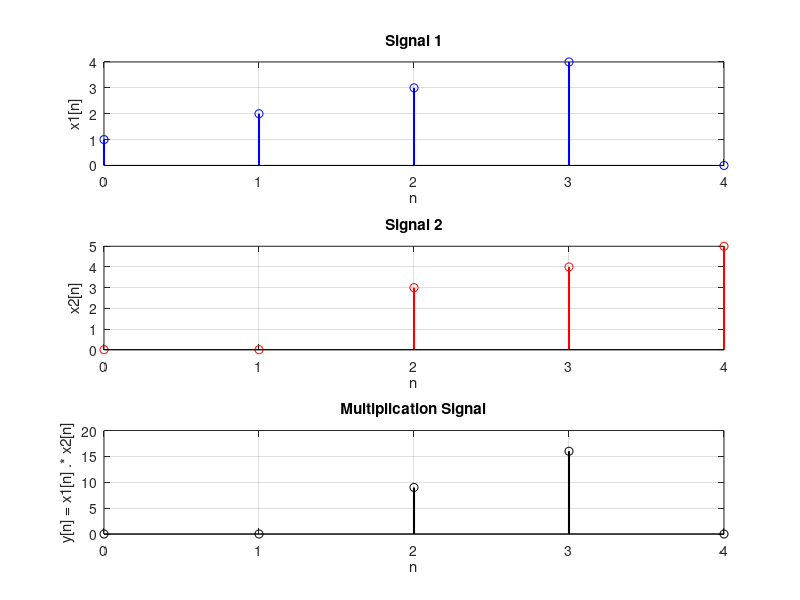

Here is the MATLAB script that generated this plot:
% Define the input sequences and their indices
x1 = [1, 2, 3, 4]; % First signal
n1 = [0, 1, 2, 3]; % Indices of the first signal
x2 = [3, 4, 5];    % Second signal
n2 = [2, 3, 4];    % Indices of the second signal

% Find the range of the output sequence
n = min(min(n1), min(n2)):max(max(n1), max(n2));

% Initialize signals with zeros over the output range
y1 = zeros(1, length(n));
y2 = zeros(1, length(n));

% Map the input sequences to the output range
y1(n >= min(n1) & n <= max(n1)) = x1;
y2(n >= min(n2) & n <= max(n2)) = x2;

% Perform signal multiplication
y = y1 .* y2;

% Plot the results
figure;

% Plot the first signal
subplot(3, 1, 1);
stem(n, y1, 'b', 'LineWidth', 1.5);
title('Signal 1');
xlabel('n');
ylabel('x1[n]');
grid on;

% Plot the second signal
subplot(3, 1, 2);
stem(n, y2, 'r', 'LineWidth', 1.5);
title('Signal 2');
xlabel('n');
ylabel('x2[n]');
grid on;

% Plot the multiplied signal
subplot(3, 1, 3);
stem(n, y, 'k', 'LineWidth', 1.5);
title('Multiplication Signal');
xlabel('n');
ylabel('y[n] = x1[n] .* x2[n]');
grid on;
